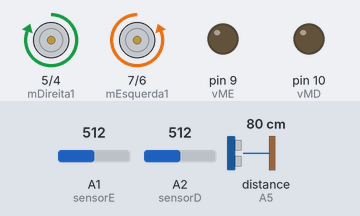
Recording of a sketch running on a simulated Arduino Uno, built with avr-gcc and run on an emulated ATmega328P. On the bench: motor-driver pin pairs drawn as motors (green arrow = first pin HIGH = forward, orange = second pin HIGH = backward, longer = more drive), output pins drawn as LEDs (lit = HIGH). Wiring (inferred from the names in the program): ultrasonic range finder: trigger pin 8; echo A5. Inputs (shaded band) come from the test bench; at power-on: A1 (sensorE) = 512, A2 (sensorD) = 512, distance to the obstacle (sensor on A5) 80 cm. The echo pulse lasts 58.3 µs per cm; pins used as bus, display or sensor lines are not drawn; what the sketch prints to the serial monitor is not drawn.

Above: at 0.1 s.
Timing chart, 0 to 1.7 s (numbered marks = the images above):
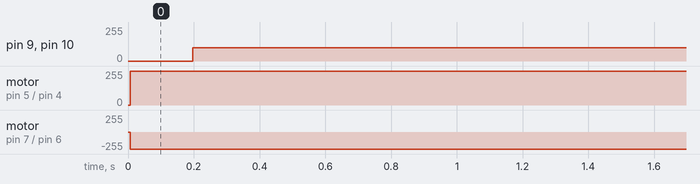

The sketch:

com_ultrassom3.ino
```cpp
int mEsquerda1 = 7;
int mEsquerda2 = 6;
int mDireita1 = 5;
int mDireita2 = 4;
int sensorE = A1;
int sensorD = A2;

int valorE = 0;
int valorD = 0;

int vME = 9;
int vMD = 10;

const int resposta = A5;
const int pulso = 8;


void setup() {

  Serial.begin(9600);
  pinMode(mEsquerda1, OUTPUT);
  pinMode(mEsquerda2, OUTPUT);
  pinMode(mDireita1, OUTPUT);
  pinMode(mDireita2, OUTPUT);
  pinMode(vME, OUTPUT);
  pinMode(vMD, OUTPUT);
  pinMode(pulso, OUTPUT);
  pinMode(resposta, INPUT);


}

void andarFrente(){

    digitalWrite(mEsquerda1, LOW);
    digitalWrite(mEsquerda2, HIGH);
    digitalWrite(mDireita1, HIGH);
    digitalWrite(mDireita2, LOW);
}

void parar(){
    digitalWrite(mEsquerda1, HIGH);
    digitalWrite(mEsquerda2, HIGH);
    digitalWrite(mDireita1, HIGH);
    digitalWrite(mDireita2, HIGH);
}

void direita(){
    digitalWrite(mEsquerda1, LOW);
    digitalWrite(mEsquerda2, HIGH);
    digitalWrite(mDireita1, HIGH);
    digitalWrite(mDireita2, LOW);
    analogWrite(vME, 30);
    analogWrite(vMD, 160);

}

void esquerda(){
    digitalWrite(mEsquerda1, LOW);
    digitalWrite(mEsquerda2, HIGH);
    digitalWrite(mDireita1, HIGH);
    digitalWrite(mDireita2, LOW);
    analogWrite(vMD, 30);
    analogWrite(vME, 160);
}
long calculoDistancia(long microsseconds){
  return microsseconds / 29 / 2;
}

void loop() {
  analogWrite(vME, 100);
  analogWrite(vMD, 100);
  valorE = analogRead(sensorE);
  valorD = analogRead(sensorD);

  long duracao,distancia;

  digitalWrite(pulso, LOW);
  delayMicroseconds(2);
  digitalWrite(pulso, HIGH);
  delayMicroseconds(5);
  digitalWrite(pulso, LOW);

  duracao = pulseIn(resposta, HIGH);
  distancia = calculoDistancia(duracao);

  Serial.print(distancia);
  Serial.println("cm");
  Serial.println();

  valorE = analogRead(sensorE);
  valorD = analogRead(sensorD);


   if(analogRead(sensorE<100) && analogRead(sensorD<100)){
    analogWrite(vME, 50);
    analogWrite(vMD, 50);
    andarFrente();
   }

   if(analogRead(sensorE)>100){
    esquerda();
   }

   if(analogRead(sensorD)>100){
   direita();
   }

   else if(distancia<15){
   andarFrente();
   }

}
```

Measured:
- by itself, pin 9 (vME), pin 10 (vMD): 0/255 → 100/255 at 0.20 s
- by itself, motor on pin 5 (mDireita1) / pin 4 (mDireita2): stopped → forward 255/255 at 0.01 s
- by itself, motor on pin 7 (mEsquerda1) / pin 6 (mEsquerda2): stopped → backward 255/255 at 0.01 s
